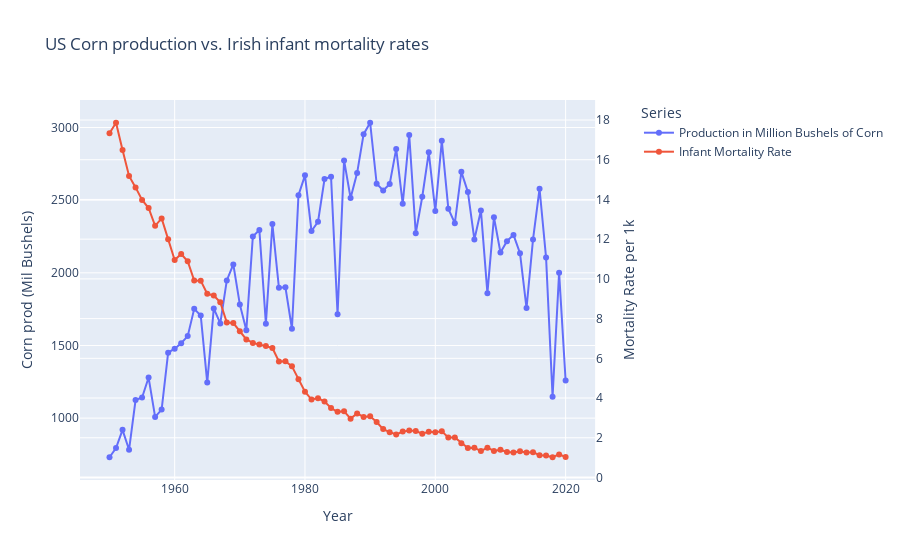

Source (notebook cell):
### Markdown cell above
# Visualization
Needed to use plotly graph objects. Took most of this from the documentation linked in lecture 21

### Code cell
import plotly.express as px
import plotly.graph_objects as go
from plotly.subplots import make_subplots

fig = make_subplots(specs=[[{'secondary_y': True}]])


#Using infant_mort_grouped index as x axis
#This unfortunately cuts out corn data, but restrains the graphs to 
fig.add_trace(
    go.Scatter(x=infant_mort_grouped.index, y=corn['Mil_Bushels_Corn'], name = 'Production in Million Bushels of Corn', mode = 'lines+markers'),
    secondary_y = False
)

fig.add_trace(
    go.Scatter(x=infant_mort_grouped.index, y=infant_mort_grouped['total'], name = 'Infant Mortality Rate', mode = 'lines+markers'),
    secondary_y = True
)

fig.update_layout(
    title =  'US Corn production vs. Irish infant mortality rates',
    xaxis_title="Year",
    yaxis_title = 'Corn prod (Mil Bushels)',
    yaxis2=dict(title="Mortality Rate per 1k", overlaying="y", side="right"),
    legend_title="Series"
)

fig.show()

### Figure 1 — Plotly figure (JSON) as saved in the notebook; plotly's stock layout.template omitted (floating-point values rounded to 4 significant figures; data arrays with more than 128 entries replaced by an {"elided": "..."} marker saying what was removed)
{"data": [{"mode": "lines+markers", "name": "Production in Million Bushels of Corn", "type": "scatter", "x": [1950, 1951, 1952, 1953, 1954, 1955, 1956, 1957, 1958, 1959, 1960, 1961, 1962, 1963, 1964, 1965, 1966, 1967, 1968, 1969, 1970, 1971, 1972, 1973, 1974, 1975, 1976, 1977, 1978, 1979, 1980, 1981, 1982, 1983, 1984, 1985, 1986, 1987, 1988, 1989, 1990, 1991, 1992, 1993, 1994, 1995, 1996, 1997, 1998, 1999, 2000, 2001, 2002, 2003, 2004, 2005, 2006, 2007, 2008, 2009, 2010, 2011, 2012, 2013, 2014, 2015, 2016, 2017, 2018, 2019, 2020], "xaxis": "x", "y": {"elided": "159 float values"}, "yaxis": "y"}, {"mode": "lines+markers", "name": "Infant Mortality Rate", "type": "scatter", "x": [1950, 1951, 1952, 1953, 1954, 1955, 1956, 1957, 1958, 1959, 1960, 1961, 1962, 1963, 1964, 1965, 1966, 1967, 1968, 1969, 1970, 1971, 1972, 1973, 1974, 1975, 1976, 1977, 1978, 1979, 1980, 1981, 1982, 1983, 1984, 1985, 1986, 1987, 1988, 1989, 1990, 1991, 1992, 1993, 1994, 1995, 1996, 1997, 1998, 1999, 2000, 2001, 2002, 2003, 2004, 2005, 2006, 2007, 2008, 2009, 2010, 2011, 2012, 2013, 2014, 2015, 2016, 2017, 2018, 2019, 2020], "xaxis": "x", "y": [17.34, 17.86, 16.49, 15.18, 14.61, 13.97, 13.57, 12.67, 13.04, 12.0, 10.95, 11.26, 10.89, 9.919, 9.91, 9.25, 9.165, 8.823, 7.802, 7.777, 7.361, 6.952, 6.778, 6.7, 6.622, 6.522, 5.841, 5.849, 5.595, 4.941, 4.32, 3.926, 3.995, 3.823, 3.499, 3.304, 3.333, 2.963, 3.227, 3.049, 3.078, 2.793, 2.435, 2.281, 2.167, 2.31, 2.364, 2.336, 2.205, 2.307, 2.275, 2.323, 2.019, 2.016, 1.729, 1.487, 1.5, 1.328, 1.5, 1.337, 1.4, 1.287, 1.259, 1.324, 1.263, 1.273, 1.123, 1.107, 1.019, 1.16, 1.032], "yaxis": "y2"}], "layout": {"legend": {"title": {"text": "Series"}}, "title": {"text": "US Corn production vs. Irish infant mortality rates"}, "xaxis": {"anchor": "y", "domain": [0, 0.94], "title": {"text": "Year"}}, "yaxis": {"anchor": "x", "domain": [0, 1], "title": {"text": "Corn prod (Mil Bushels)"}}, "yaxis2": {"anchor": "x", "overlaying": "y", "side": "right", "title": {"text": "Mortality Rate per 1k"}}}}
